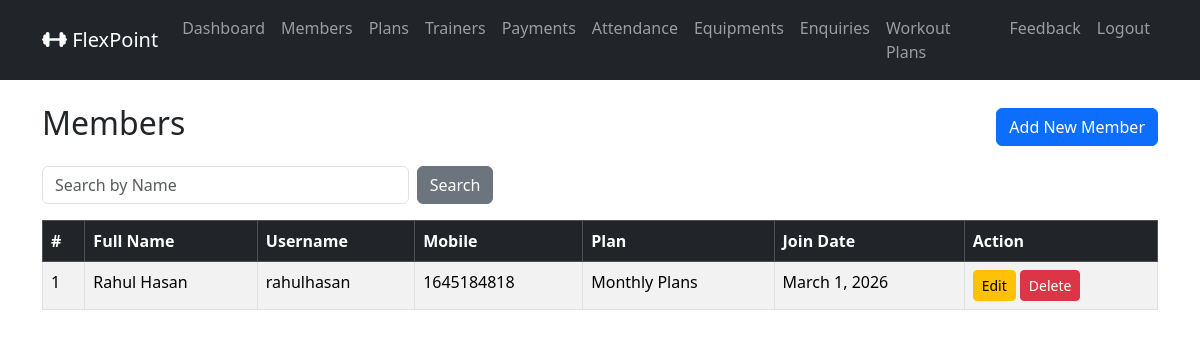
The page /admin_members/ (signed in) on the database as committed earlier.
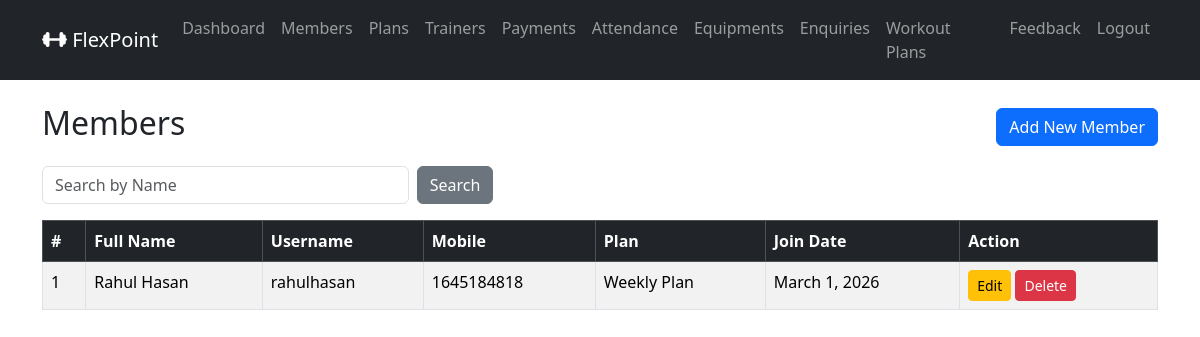
The same page on the database as committed later.
### gymapp/models.py (models this page shows, shortened)
class MemberProfile(models.Model):
    GENDER_CHOICES = (
        ('MALE', 'Male'),
        ('FEMALE', 'Female'),
        ('OTHER', 'Other'),
    )
    user             = models.OneToOneField(settings.AUTH_USER_MODEL, on_delete=models.CASCADE, related_name='member_profile')
    full_name        = models.CharField(max_length=100)
    mobile           = models.BigIntegerField()
    age              = models.PositiveIntegerField(null=True, blank=True)
    gender           = models.CharField(max_length=10, choices=GENDER_CHOICES, null=True, blank=True)
    address          = models.TextField(blank=True)
    join_date        = models.DateField(default=timezone.now)
    plan             = models.ForeignKey(MembershipPlan, on_delete=models.SET_NULL, null=True, blank=True, related_name='members')
    trainer          = models.ForeignKey(Trainer, on_delete=models.SET_NULL, null=True, blank=True, related_name='members')
    membership_start = models.DateField(null=True, blank=True)
    membership_end   = models.DateField(null=True, blank=True)

class MembershipPlan(models.Model):
    name            = models.CharField(max_length=100)
    duration_months = models.PositiveIntegerField()
    fee             = models.DecimalField(max_digits=6, decimal_places=2)
    description     = models.TextField(blank=True)

class User(AbstractUser):
    ROLE_CHOICES = [
        ('ADMIN' , 'Admin'),
        ('MEMBER' , 'Member'),
    ]
    role = models.CharField(max_length=20, choices=ROLE_CHOICES, default='MEMBER')

### gymapp/views.py (the view)
    def wrapper(request, *args, **kwargs):
        if not request.user.is_authenticated or getattr(request.user, 'role', None) != 'ADMIN':
            messages.error(request, 'You must be an Admin to access this page.')
            return redirect('admin_login_view')
        return view_func(request, *args, **kwargs)

### gymapp/views.py (called while the page is built)
def admin_required(view_func):
    def wrapper(request, *args, **kwargs):
        if not request.user.is_authenticated or getattr(request.user, 'role', None) != 'ADMIN':
            messages.error(request, 'You must be an Admin to access this page.')
            return redirect('admin_login_view')
        return view_func(request, *args, **kwargs)
    return wrapper

@admin_required
def admin_members_list(request):
    search = request.GET.get('search', '')
    members = MemberProfile.objects.all().select_related('user', 'plan')
    if search:
        members = members.filter(full_name__icontains=search)
    return render(request, 'admin_members_list.html', {'members':members, 'search':search})

### gymapp/templates/admin_members_list.html (shortened to what this page needs)
{% extends 'base.html' %}
{% block content %}
<div class="d-flex justify-content-between align-items-center mb-3">
    <h2>Members</h2>
    <a href="{% url 'admin_member_add' %}" class="btn btn-primary">Add New Member</a>
</div>
<form method="GET" class="row g-2 mb-3">
    <div class="col-md-4">
        <input type="text" name="search" class="form-control" placeholder="Search by Name" value="{{ search }}">
    </div>
    <div class="col-md-2">
        <button type="submit" class="btn btn-secondary">Search</button>
    </div>
</form>
<table class="table table-bordered table-striped">
    <thead class="table-dark">
        <tr>
            <th>#</th>
            <th>Full Name</th>
            <th>Username</th>
            <th>Mobile</th>
            <th>Plan</th>
            <th>Join Date</th>
            <th>Action</th>
        </tr>
    </thead>
    <tbody>
        {% for member in members %}
        <tr>
            <td>{{ forloop.counter }}</td>
            <td>{{ member.full_name }}</td>
            <td>{{ member.user.username }}</td>
            <td>{{ member.mobile }}</td>
            <td>{{ member.plan.name | default:"No Plan Assigned" }}</td>
            <td>{{ member.join_date }}</td>
            <td>
                <a href="{% url 'admin_member_edit' member.id %}" class="btn btn-sm btn-warning">Edit</a>
                <form method="POST" action="{% url 'admin_member_delete' member.id %}" style="display: inline-block;">
                    <button type="submit" class="btn btn-sm btn-danger" onclick="return confirm('Are you sure you want to delete this member?')">Delete</button>
                </form>
            </td>
        </tr>
        {% endfor %}
    </tbody>
</table>
{% endblock %}

Rows that differ between the two databases and show on the page:
changed MemberProfile "Rahul Hasan": plan.name "Monthly Plans" → "Weekly Plan"
